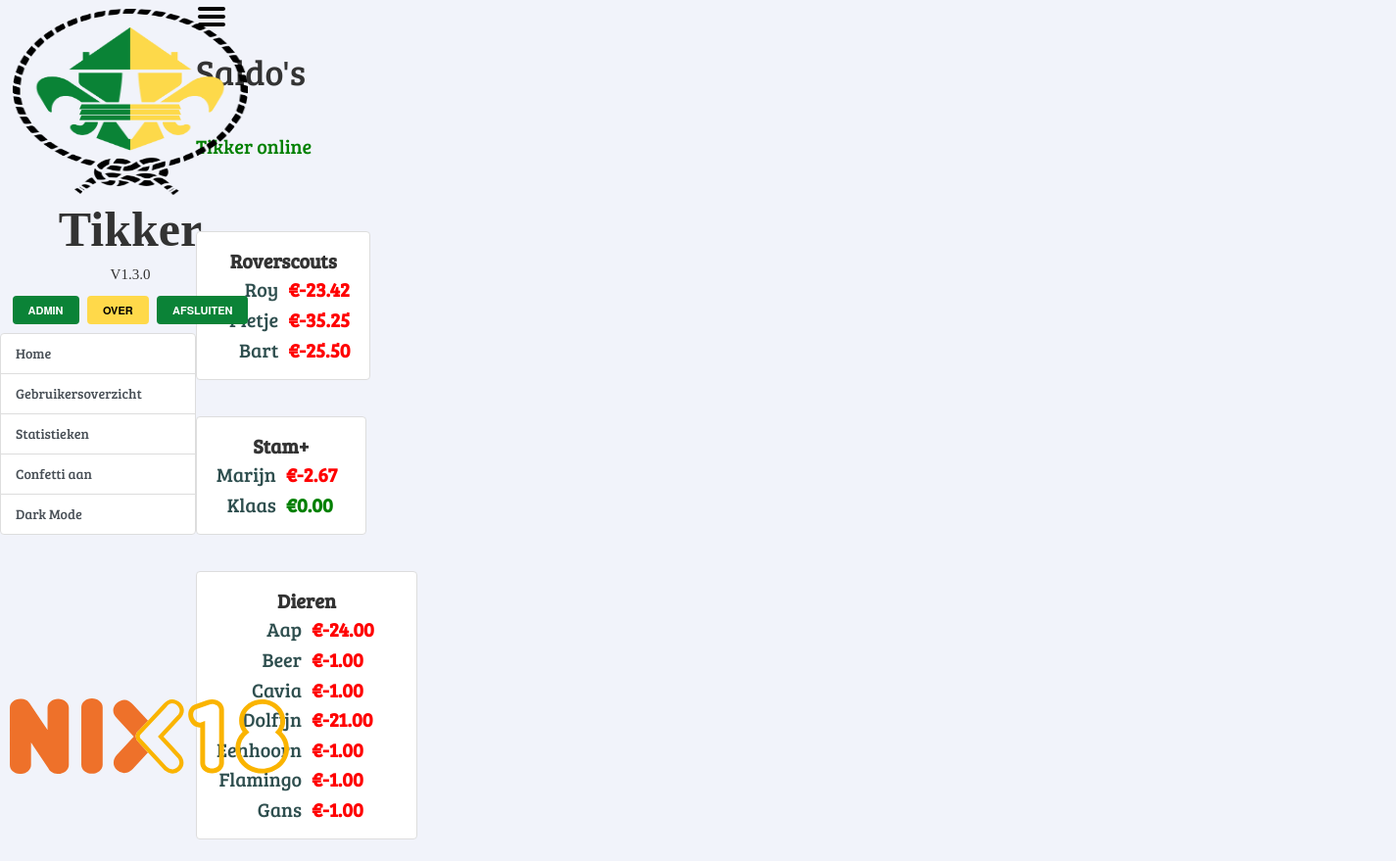
/balance, run on the app's committed database.
### app/models.py (models this page shows, shortened)
class Usergroup(db.Model):
    id = db.Column(db.Integer, primary_key=True)
    name = db.Column(db.String(64), index=True)
    profit = db.Column(db.Float, default=0.0)
    users = db.relationship('User', backref='group', lazy='dynamic', foreign_keys=[User.usergroup_id])

class User(db.Model):
    id = db.Column(db.Integer, primary_key=True)
    name = db.Column(db.String(64), index=True)
    usergroup_id = db.Column(db.Integer, db.ForeignKey('usergroup.id'))
    balance = db.Column(db.Float, default=0)
    upgrades = db.relationship('Upgrade', backref='user', lazy='dynamic')
    purchases = db.relationship('Purchase', backref='user', lazy='dynamic')
    transactions = db.relationship('Transaction', backref='user', lazy='dynamic')
    profitgroup_id = db.Column(db.Integer, db.ForeignKey('usergroup.id'))
    birthday = db.Column(db.DateTime)
    email = db.Column(db.String)

### app/routes.py (the view)
@app.route('/balance')
@register_breadcrumb(app, '.balance', "Saldo's", order=1)
def balance():
    usergroups = get_usergroups_with_users()
    return render_template('balance.html', title='Saldo', h1="Saldo's", usergroups=usergroups,
                           amount_usergroups=len(usergroups)), 200

### app/routes.py (called while the page is built)
def get_usergroups_with_users():
    usergroups = Usergroup.query.all()
    for g in usergroups:
        if len(g.users.all()) == 0:
            usergroups.remove(g)
    return usergroups

### app/templates/balance.html
{% extends "base.html" %}
{% block app_content %}
    <div class="row">
        {% for g in usergroups %}
        <div class="col-md">
            <div class="img-thumbnail">
                <table width="100%">
                    <tr>
                        <th colspan="2">{{ g.name }}</th>
                    </tr>
                    {% for u in g.users.all() %}
                    <tr>
                        <td width="50%" style="text-align: right"><a href="/user/{{ u.id }}">{{ u.name }}</a></td>
                        {% if u.balance < 0 %}
                        <td width="50%"><span style="color: red;font-weight:bold;">€{{ '%.2f' % u.balance }}</span></td>
                        {% else %}
                        <td width="50%"><span style="color: green;font-weight:bold;">€{{ '%.2f' % u.balance }}</span></td>
                        {% endif %}
                    </tr>
                    {% endfor %}
                </table>
            </div>
        </div>
        {% endfor %}
    </div>
{% endblock %}

### app/templates/base.html (shortened to what this page needs)
{% extends 'bootstrap/base.html' %}
{% set version = "1.3.0" %}
{% block styles %}
    {{super()}}
    {% if request.cookies.get('dark-mode') == 'True' %}
    <link rel="stylesheet" href="{{url_for('.static', filename='css/dark-mode.css')}}">
    {% else %}
    <link rel="stylesheet" href="{{url_for('.static', filename='css/light-mode.css')}}">
    {% endif %}
    <link rel="stylesheet" href="{{url_for('.static', filename='css/styles.css')}}">
    <link rel="stylesheet" href="{{url_for('.static', filename='css/menu.css')}}">
    <link rel="stylesheet" href="{{url_for('.static', filename='css/fonts.css')}}">
{% endblock %}
{% block content %}
<div id="body">
    <div class="d-flex" id="wrapper" style="position: relative;">
        <div class="{% if request.cookies.get('dark-mode') == 'True' %}bg-dark{% else %}bg-light{% endif %} border-right" id="sidebar-wrapper">
            <div class="sidebar-heading">
                <a href="{{ url_for('index') }}"><img src="{% if request.cookies.get('dark-mode') == 'True' %}{{ url_for('.static', filename='img/logo-dark.png') }}{% else %}{{ url_for('.static', filename='img/logo.png') }}{% endif %}" class="sidebar-logo" alt=""></a>
                <div class="sidebar-tikker-name">
                    Tikker
                </div>
                <div class="sidebar-tikker-version">
                    V{{ version }}
                </div>
                <div class="sidebar-menubuttons">
                    <a href="{{ url_for('admin') }}" class="btn btn-green">Admin</a>
                    <button type="button" class="btn btn-yellow" data-toggle="modal" data-target="#about">Over</button>
                    <button type="button" class="btn btn-green" data-toggle="modal" data-target="#shutdown-modal">Afsluiten</button>
                </div>
            </div>
            <div class="list-group list-group-flush" style="font-family: standardtext">
                <a href="{{ url_for('index') }}" class="list-group-item list-group-item-action {% if request.cookies.get('dark-mode') == 'True' %}bg-dark{% else %}bg-light{% endif %}">Home</a>
                <a href="{{ url_for('balance') }}" class="list-group-item list-group-item-action {% if request.cookies.get('dark-mode') == 'True' %}bg-dark{% else %}bg-light{% endif %}">Gebruikersoverzicht</a>
                <a href="{{ url_for('stats_home') }}" class="list-group-item list-group-item-action {% if request.cookies.get('dark-mode') == 'True' %}bg-dark{% else %}bg-light{% endif %}">Statistieken</a>
                <a onclick="toggle_confetti()" class="list-group-item list-group-item-action {% if request.cookies.get('dark-mode') == 'True' %}bg-dark{% else %}bg-light{% endif %}" style="cursor:pointer; color: #495057;" >Confetti
                    {% if request.cookies.get('confetti') == 'True' %}
                    uit
                    {% else %}
                    aan
                    {% endif %}
                </a>
                <a onclick="toggle_darkmode()" class="list-group-item list-group-item-action {% if request.cookies.get('dark-mode') == 'True' %}bg-dark{% else %}bg-light{% endif %}" style="cursor:pointer; color: #495057;" >
                    {% if request.cookies.get('dark-mode') == 'True' %}
                    Light Mode
                    {% else %}
                    Dark Mode
                    {% endif %}
                </a>
            </div>
            <div style="position: absolute; bottom: 0;">
                <img src="{{ url_for('.static', filename='img/NIX18.svg') }}" style="text-align: center; margin: 1rem;"
                     width="285rem">
            </div>
        </div>
        <div id="page-content-wrapper">
            <div class="container-fluid main" style="height: 100vh;">
                <div class="row" style="align-items: center">
                    <div class="col">
                        <div>
                        </div>
                        <h1>{{ h1 }}</h1>
                    </div>
                    <div class="col-auto">
                        <div class="container-fluid">
                            <div class="row server-status">
                                <div style="color: green;" id="status-text">Tikker online</div>
                            </div>
                            <div class="row">
                                <div class="col">
                                    <div id="clock">
                                    </div>
                                </div>
                            </div>
                        </div>
                    </div>
                </div>
                <div class="row">
                    <div class="col">
                        {% block app_content %}{% endblock %}
                    </div>
                </div>
            </div>
        </div>
    </div>
</div>
    {% endblock %}

### app/static/css/light-mode.css (style rules this page uses)
.btn-yellow { background-color: #ffd94a; color: #000000; font-size: 20px; }
.btn-green { background-color: #0b8337; color: white !important; font-size: 20px; }
.list-group-item { color: #495057 !important; }
body { background-color: #F1F3FA !important }
a { color: var(--urlgrey); }

### app/static/css/styles.css (style rules this page uses)
:root { --green:#0b8337; --lightgreen: #48A269; --yellow: #ffd94a; --lightyellow: #FFE26F; --grey: #939393; --urlgrey: darkslategray; }
.main { font-family: standardtext; font-size: 20px }
td { padding: 1px 5px; }
th { text-align: center; padding-right: 3px; padding-left: 3px; }
#clock { font-size: 40px; text-align: right; }
.img-thumbnail { margin: 15px; padding: 15px }
html,body { height:100%; }

### app/static/css/menu.css (style rules this page uses)
#sidebar-wrapper { min-height: 100vh; margin-left: -20rem; -webkit-transition: margin .25s ease-out; -moz-transition: margin .25s ease-out; -o-transition: margin .25s ease-out; transition: margin .25s ease-out; position: fixed; }
#sidebar-wrapper .sidebar-heading { padding: 0.875rem 1.25rem; font-size: 1.2rem; }
#sidebar-wrapper .list-group { width: 20rem; }
.sidebar-logo { width: 100%; height: 19rem; margin-left: auto; margin-right: auto; }
.sidebar-menubuttons { text-align: center; margin-top: 10px; }
.sidebar-menubuttons .btn { text-transform: uppercase; font-size: 11px; font-weight: 600; padding: 6px 15px; margin-right: 5px; }
.sidebar-menubuttons .btn:last-child { margin-right: 0px; }
.sidebar-tikker-name { font-size: 50px; text-align: center; font-weight: 600; margin-bottom: 0px; font-family: title; }
.sidebar-tikker-version { font-size: 15px; text-align: center; font-weight: 100; margin-bottom: 7px; margin-top: 0px; font-family: subtitle; }
#page-content-wrapper { width: 100%; margin-left: 0; -webkit-transition: margin .25s ease-out; -moz-transition: margin .25s ease-out; -o-transition: margin .25s ease-out; }
@media (min-width: 768px) { #sidebar-wrapper { margin-left: 0; } }
@media (min-width: 768px) { #page-content-wrapper { min-width: 0; width: 100%; margin-left: 20rem; } }

### data on the page
Usergroup: name "Roverscouts"
User: name "Roy", balance "-23.42"
User: name "Pietje", balance "-35.25"
User: name "Bart", balance "-25.50"
Usergroup: name "Stam+"
User: name "Marijn", balance "-2.67"
User: name "Klaas", balance "0.00"
Usergroup: name "Dieren"
User: name "Aap", balance "-24.00"
User: name "Beer", balance "-1.00"
User: name "Cavia", balance "-1.00"
User: balance "-21.00"
User: balance "-1.00"
User: name "Flamingo", balance "-1.00"
User: name "Gans", balance "-1.00"

### other printed values
{{ version }} "1.3.0"
{{ h1 }} "Saldo's"
